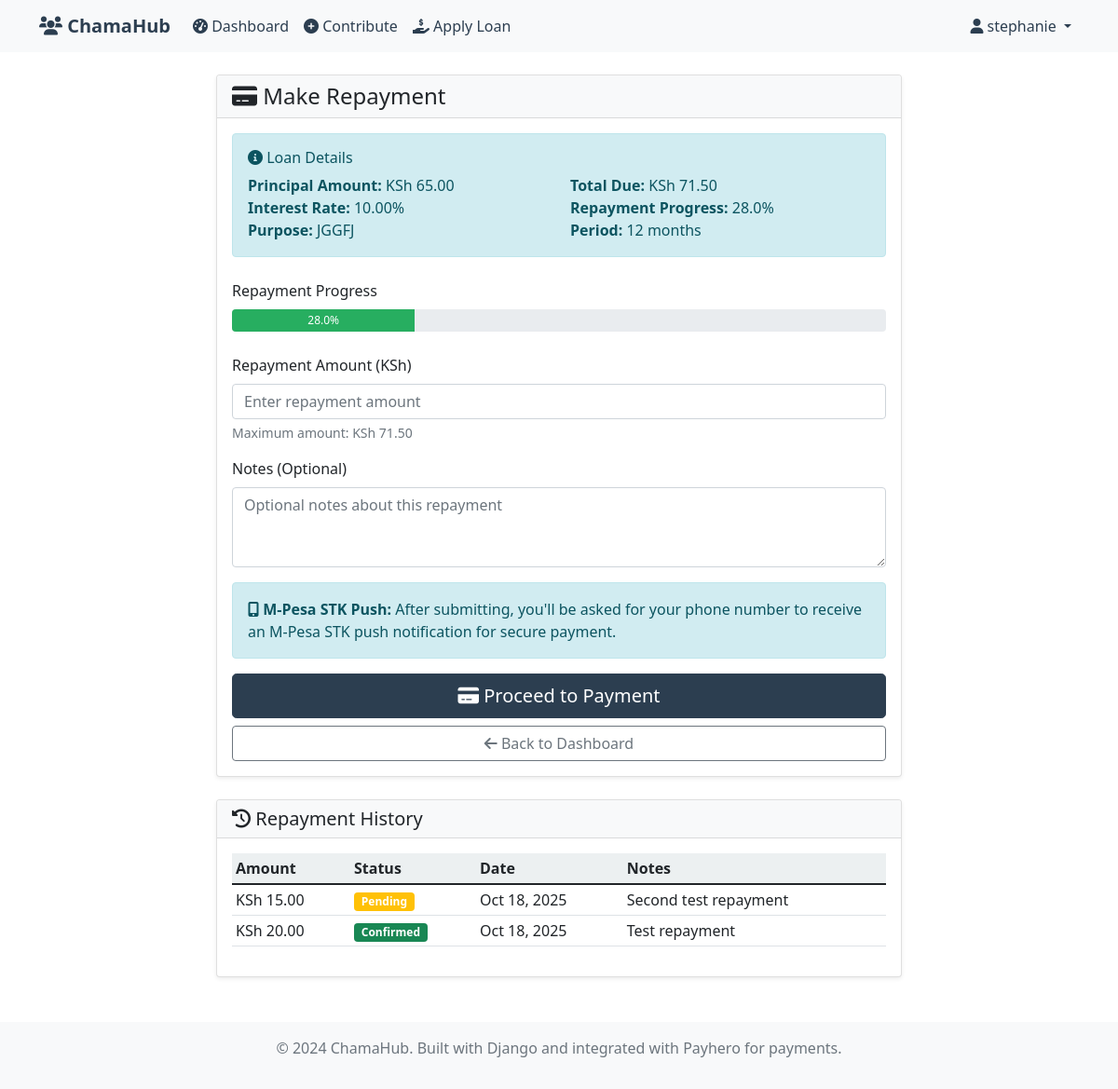
The page /repay/1/ (signed in) on the database its author committed.
### core/models.py (models this page shows, shortened)
class Loan(models.Model):
    STATUS_CHOICES = [
        ('pending', 'Pending Approval'),
        ('approved', 'Approved'),
        ('disbursed', 'Disbursed'),
        ('rejected', 'Rejected'),
    ]
    member = models.ForeignKey(User, on_delete=models.CASCADE, related_name='loans')
    amount = models.DecimalField(
        max_digits=10,
        decimal_places=2,
        validators=[MinValueValidator(Decimal('0.01'))]
    )
    interest_rate = models.DecimalField(
        max_digits=5,
        decimal_places=2,
        default=Decimal('10.00'),  # 10% default interest rate
        help_text="Interest rate as a percentage (e.g., 10.00 for 10%)"
    )
    status = models.CharField(max_length=20, choices=STATUS_CHOICES, default='pending')
    approved = models.BooleanField(default=False)
    disbursed = models.BooleanField(default=False)
    created_at = models.DateTimeField(auto_now_add=True)
    approved_at = models.DateTimeField(blank=True, null=True)
    disbursed_at = models.DateTimeField(blank=True, null=True)
    purpose = models.TextField(help_text="Purpose of the loan")
    repayment_period_months = models.PositiveIntegerField(
        default=12,
        help_text="Repayment period in months"
    )
    class Meta:
        ordering = ['-created_at']
        verbose_name = 'Loan'
        verbose_name_plural = 'Loans'
    def total_due(self):
        interest_amount = (self.amount * self.interest_rate) / 100
        return self.amount + interest_amount
    def get_repayment_progress(self):
        total_repaid = sum(repayment.amount for repayment in self.repayments.filter(status='confirmed'))
        total_due = self.total_due()
        if total_due > 0:
            progress = (total_repaid / total_due) * 100
            return float(progress)  # Convert to float to avoid Decimal formatting issues
        return 0.0

class Repayment(models.Model):
    STATUS_CHOICES = [
        ('pending', 'Pending'),
        ('confirmed', 'Confirmed'),
        ('failed', 'Failed'),
    ]
    loan = models.ForeignKey(Loan, on_delete=models.CASCADE, related_name='repayments')
    amount = models.DecimalField(
        max_digits=10,
        decimal_places=2,
        validators=[MinValueValidator(Decimal('0.01'))]
    )
    date = models.DateTimeField(auto_now_add=True)
    status = models.CharField(max_length=20, choices=STATUS_CHOICES, default='pending')
    payhero_reference = models.CharField(max_length=100, blank=True, null=True)
    notes = models.TextField(blank=True, null=True)
    class Meta:
        ordering = ['-date']
        verbose_name = 'Repayment'
        verbose_name_plural = 'Repayments'

### core/views.py (the view)
# urls.py: path('repay/<int:loan_id>/', views.make_repayment, name='make_repayment'),
@login_required
def make_repayment(request, loan_id):
    loan = get_object_or_404(Loan, id=loan_id, member=request.user)
    if request.method == 'POST':
        form = RepaymentForm(request.POST)
        if form.is_valid():
            repayment = form.save(commit=False)
            repayment.loan = loan
            repayment.save()
            return redirect('initiate_payment', payment_type='repayment', reference_id=repayment.id)
    else:
        form = RepaymentForm()
    context = {
        'form': form,
        'loan': loan,
        'total_due': loan.total_due(),
        'repayment_progress': loan.get_repayment_progress(),
    }
    return render(request, 'core/make_repayment.html', context)

### core/forms.py
class RepaymentForm(forms.ModelForm):
    class Meta:
        model = Repayment
        fields = ['amount', 'notes']
        widgets = {
            'amount': forms.NumberInput(attrs={
                'class': 'form-control',
                'placeholder': 'Enter repayment amount',
                'step': '0.01',
                'min': '0.01'
            }),
            'notes': forms.Textarea(attrs={
                'class': 'form-control',
                'placeholder': 'Optional notes about this repayment',
                'rows': 3
            })
        }
        labels = {
            'amount': 'Repayment Amount (KSh)',
            'notes': 'Notes (Optional)'
        }

### templates/core/make_repayment.html (shortened to what this page needs)
{% extends 'core/base.html' %}
{% block content %}
<div class="row justify-content-center">
    <div class="col-md-8">
        <div class="card">
            <div class="card-header">
                <h4 class="mb-0">
                    <i class="fas fa-credit-card"></i> Make Repayment
                </h4>
            </div>
            <div class="card-body">
                <div class="alert alert-info mb-4">
                    <h6><i class="fas fa-info-circle"></i> Loan Details</h6>
                    <div class="row">
                        <div class="col-md-6">
                            <strong>Principal Amount:</strong> KSh {{ loan.amount|floatformat:2 }}<br>
                            <strong>Interest Rate:</strong> {{ loan.interest_rate }}%<br>
                            <strong>Purpose:</strong> {{ loan.purpose }}
                        </div>
                        <div class="col-md-6">
                            <strong>Total Due:</strong> KSh {{ total_due|floatformat:2 }}<br>
                            <strong>Repayment Progress:</strong> {{ repayment_progress|floatformat:1 }}%<br>
                            <strong>Period:</strong> {{ loan.repayment_period_months }} months
                        </div>
                    </div>
                </div>
                <div class="mb-4">
                    <label class="form-label">Repayment Progress</label>
                    <div class="progress">
                        <div class="progress-bar" role="progressbar" style="width: {{ repayment_progress }}%">
                            {{ repayment_progress|floatformat:1 }}%
                        </div>
                    </div>
                </div>
                <form method="post">
                    <div class="mb-3">
                        <label for="{{ form.amount.id_for_label }}" class="form-label">Repayment Amount (KSh)</label>
                        {{ form.amount }}
                        <div class="form-text">
                            Maximum amount: KSh {{ total_due|floatformat:2 }}
                        </div>
                    </div>
                    <div class="mb-3">
                        <label for="{{ form.notes.id_for_label }}" class="form-label">Notes (Optional)</label>
                        {{ form.notes }}
                    </div>
                    <div class="alert alert-info">
                        <i class="fas fa-mobile-alt"></i>
                        <strong>M-Pesa STK Push:</strong> After submitting, you'll be asked for your phone number to receive an M-Pesa STK push notification for secure payment.
                    </div>
                    <div class="d-grid gap-2">
                        <button type="submit" class="btn btn-primary btn-lg">
                            <i class="fas fa-credit-card"></i> Proceed to Payment
                        </button>
                        <a href="{% url 'dashboard' %}" class="btn btn-outline-secondary">
                            <i class="fas fa-arrow-left"></i> Back to Dashboard
                        </a>
                    </div>
                </form>
            </div>
        </div>
    </div>
</div>
<div class="row mt-4">
    <div class="col-md-8 mx-auto">
        <div class="card">
            <div class="card-header">
                <h5 class="mb-0">
                    <i class="fas fa-history"></i> Repayment History
                </h5>
            </div>
            <div class="card-body">
                {% if loan.repayments.all %}
                    <div class="table-responsive">
                        <table class="table table-sm">
                            <thead>
                                <tr>
                                    <th>Amount</th>
                                    <th>Status</th>
                                    <th>Date</th>
                                    <th>Notes</th>
                                </tr>
                            </thead>
                            <tbody>
                                {% for repayment in loan.repayments.all %}
                                <tr>
                                    <td>KSh {{ repayment.amount|floatformat:2 }}</td>
                                    <td>
                                        <span class="badge bg-{% if repayment.status == 'confirmed' %}success{% elif repayment.status == 'pending' %}warning{% else %}danger{% endif %}">
                                            {{ repayment.get_status_display }}
                                        </span>
                                    </td>
                                    <td>{{ repayment.date|date:"M d, Y" }}</td>
                                    <td>{{ repayment.notes|default:"-" }}</td>
                                </tr>
                                {% endfor %}
                            </tbody>
                        </table>
                    </div>
                {% else %}
                    <p class="text-muted">No repayments made yet.</p>
                {% endif %}
            </div>
        </div>
    </div>
</div>
{% endblock %}

### templates/core/base.html (shortened to what this page needs)
{% load static %}
<!DOCTYPE html>
<html lang="en">
<head>
    <link href="https://cdn.jsdelivr.net/npm/bootstrap@5.1.3/dist/css/bootstrap.min.css" rel="stylesheet">
    <link href="https://cdnjs.cloudflare.com/ajax/libs/font-awesome/6.0.0/css/all.min.css" rel="stylesheet">
    <link href="{% static 'css/chamahub.css' %}" rel="stylesheet">
</head>
<body>
    <nav class="navbar navbar-expand-lg navbar-light bg-light">
        <div class="container">
            <a class="navbar-brand" href="{% url 'home' %}">
                <i class="fas fa-users"></i> ChamaHub
            </a>
            <div class="collapse navbar-collapse" id="navbarNav">
                <ul class="navbar-nav me-auto">
                    {% if user.is_authenticated %}
                        <li class="nav-item">
                            <a class="nav-link" href="{% url 'dashboard' %}">
                                <i class="fas fa-tachometer-alt"></i> Dashboard
                            </a>
                        </li>
                        <li class="nav-item">
                            <a class="nav-link" href="{% url 'make_contribution' %}">
                                <i class="fas fa-plus-circle"></i> Contribute
                            </a>
                        </li>
                        <li class="nav-item">
                            <a class="nav-link" href="{% url 'apply_loan' %}">
                                <i class="fas fa-hand-holding-usd"></i> Apply Loan
                            </a>
                        </li>
                    {% endif %}
                </ul>
                <ul class="navbar-nav">
                    {% if user.is_authenticated %}
                        <li class="nav-item dropdown">
                            <a class="nav-link dropdown-toggle" href="#" id="navbarDropdown" role="button" data-bs-toggle="dropdown">
                                <i class="fas fa-user"></i> {{ user.username }}
                            </a>
                        </li>
                    {% endif %}
                </ul>
            </div>
        </div>
    </nav>
    <main class="container mt-4">
        {% block content %}{% endblock %}
    </main>
    <footer class="bg-light text-center text-muted py-3 mt-5">
        <div class="container">
            <p>&copy; 2024 ChamaHub. Built with Django and integrated with Payhero for payments.</p>
        </div>
    </footer>
</body>
</html>

### static/css/chamahub.css (style rules this page uses)
:root { --primary-color: #2c3e50; --secondary-color: #34495e; --success-color: #27ae60; --warning-color: #f39c12; --danger-color: #e74c3c; --info-color: #3498db; --light-color: #ecf0f1; --dark-color: #2c3e50; }
.btn-primary { background-color: var(--primary-color); border-color: var(--primary-color); }
.card { border: none; box-shadow: 0 0.125rem 0.25rem rgba(0, 0, 0, 0.075); transition: box-shadow 0.15s ease-in-out; }
.card-header { background-color: var(--light-color); border-bottom: 1px solid rgba(0, 0, 0, 0.125); font-weight: 600; }
.progress { height: 1.5rem; background-color: #e9ecef; }
.progress-bar { background-color: var(--success-color); transition: width 0.6s ease; }
.navbar-brand { font-weight: bold; color: var(--primary-color) !important; }
.navbar-light .navbar-nav .nav-link { color: var(--dark-color); }
.alert-info { background-color: #d1ecf1; border-color: #bee5eb; color: #0c5460; }
.table th { background-color: var(--light-color); border-top: none; font-weight: 600; }
.card { animation: fadeIn 0.5s ease-in-out; }

### templates/core/base.html (style rules this page uses)
.navbar-brand { font-weight: bold; color: #2c3e50 !important; }
.card { box-shadow: 0 0.125rem 0.25rem rgba(0, 0, 0, 0.075); border: 1px solid rgba(0, 0, 0, 0.125); }
.card-header { background-color: #f8f9fa; border-bottom: 1px solid rgba(0, 0, 0, 0.125); }
.btn-primary { background-color: #2c3e50; border-color: #2c3e50; }

### rows shown on the page
Loan: amount "65.00", interest_rate "10.00", purpose "JGGFJ", repayment_period_months "12"
Repayment: amount "15.00", status "Pending", date "Oct 18, 2025", notes "Second test repayment"
Repayment: amount "20.00", status "Confirmed", date "Oct 18, 2025", notes "Test repayment"

### other values the page prints
{{ user.username }} "stephanie"
{{ total_due|floatformat:2 }} "71.50"
{{ repayment_progress|floatformat:1 }} "28.0"
